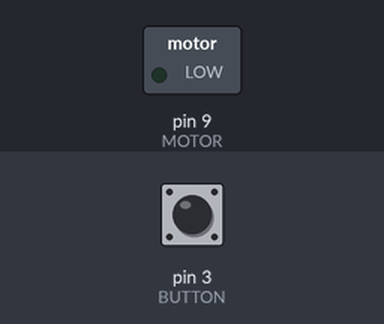
Bench run of a sketch on a simulated Arduino Uno, built with avr-gcc and run on an emulated ATmega328P. Parts: switched loads named in the sketch (green lamp = pin HIGH). Inputs (shaded band) come from the test bench; at power-on: pin 3 (BUTTON) LOW.

Above: at 1.2 s.
1.3 s: pin 3 (BUTTON) pulled HIGH for 0.15 s
At 1.37 s:
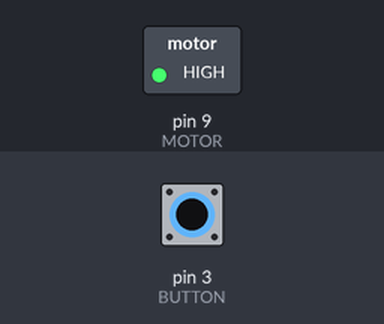
2.9 s: pin 3 (BUTTON) pulled HIGH for 3.2 s
At 7.2 s:
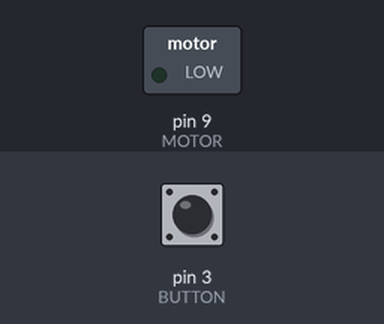
Timing chart, 0 to 8.7 s (numbered marks = the images above; inputs shaded):
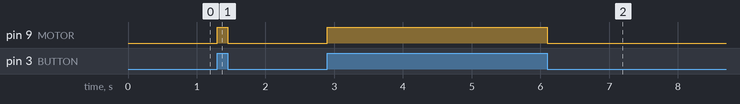

Measured:
- after the input at 1.3 s, pin 9 (MOTOR): LOW → HIGH at once, → LOW 0.15 s later
- after the input at 2.9 s, pin 9 (MOTOR): LOW → HIGH at once, → LOW 3.2 s later

The sketch:

LAB07.ino
```cpp
#define BUTTON 3
#define MOTOR 9


void setup() {
  // put your setup code here, to run once:
pinMode(BUTTON, INPUT);
pinMode(MOTOR, OUTPUT);
}

void loop() {
  // put your main code here, to run repeatedly:
int val;
val=digitalRead(BUTTON);
if(val==HIGH){
  digitalWrite(MOTOR,HIGH);
}
else{
  digitalWrite(MOTOR,LOW);
}
}
```
